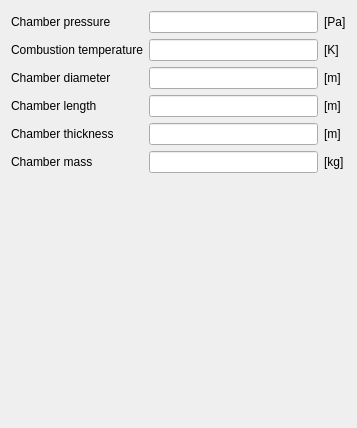
            <widget class="QWidget" name="scrollAreaWidgetContents_11">
             <property name="geometry">
              <rect>
               <x>0</x>
               <y>0</y>
               <width>357</width>
               <height>428</height>
              </rect>
             </property>
             <layout class="QGridLayout" name="gridLayout_8">
              <item row="3" column="1">
               <widget class="QLineEdit" name="line_Dc">
                <property name="readOnly">
                 <bool>true</bool>
                </property>
               </widget>
              </item>
              <item row="5" column="0">
               <widget class="QLabel" name="label_tc">
                <property name="text">
                 <string>Chamber thickness</string>
                </property>
               </widget>
              </item>
              <item row="3" column="2">
               <widget class="QLabel" name="label_m_8">
                <property name="text">
                 <string>[m]</string>
                </property>
               </widget>
              </item>
              <item row="4" column="0">
               <widget class="QLabel" name="label_Lc">
                <property name="text">
                 <string>Chamber length</string>
                </property>
               </widget>
              </item>
              <item row="7" column="0">
               <spacer name="verticalSpacer_6">
                <property name="orientation">
                 <enum>Qt::Vertical</enum>
                </property>
                <property name="sizeHint" stdset="0">
                 <size>
                  <width>20</width>
                  <height>177</height>
                 </size>
                </property>
               </spacer>
              </item>
              <item row="6" column="0">
               <widget class="QLabel" name="label_Mc">
                <property name="text">
                 <string>Chamber mass</string>
                </property>
               </widget>
              </item>
              <item row="0" column="0">
               <widget class="QLabel" name="label_Pc">
                <property name="text">
                 <string>Chamber pressure</string>
                </property>
               </widget>
              </item>
              <item row="2" column="1">
               <widget class="QLineEdit" name="line_Tc">
                <property name="readOnly">
                 <bool>true</bool>
                </property>
               </widget>
              </item>
              <item row="3" column="0">
               <widget class="QLabel" name="label_Dc">
                <property name="text">
                 <string>Chamber diameter</string>
                </property>
               </widget>
              </item>
              <item row="2" column="0">
               <widget class="QLabel" name="label__Tc">
                <property name="text">
                 <string>Combustion temperature</string>
                </property>
               </widget>
              </item>
              <item row="0" column="1">
               <widget class="QLineEdit" name="line_Pc">
                <property name="readOnly">
                 <bool>true</bool>
                </property>
               </widget>
              </item>
              <item row="4" column="1">
               <widget class="QLineEdit" name="line_Lc">
                <property name="readOnly">
                 <bool>true</bool>
                </property>
               </widget>
              </item>
              <item row="5" column="1">
               <widget class="QLineEdit" name="line_tc">
                <property name="readOnly">
                 <bool>true</bool>
                </property>
               </widget>
              </item>
              <item row="6" column="1">
               <widget class="QLineEdit" name="line_Mc">
                <property name="readOnly">
                 <bool>true</bool>
                </property>
               </widget>
              </item>
              <item row="0" column="2">
               <widget class="QLabel" name="label_Pa_6">
                <property name="text">
                 <string>[Pa]</string>
                </property>
               </widget>
              </item>
              <item row="2" column="2">
               <widget class="QLabel" name="label_K">
                <property name="text">
                 <string>[K]</string>
                </property>
               </widget>
              </item>
              <item row="4" column="2">
               <widget class="QLabel" name="label_m_9">
                <property name="text">
                 <string>[m]</string>
                </property>
               </widget>
              </item>
              <item row="5" column="2">
               <widget class="QLabel" name="label_m_10">
                <property name="text">
                 <string>[m]</string>
                </property>
               </widget>
              </item>
              <item row="6" column="2">
               <widget class="QLabel" name="label_kg_4">
                <property name="text">
                 <string>[kg]</string>
                </property>
               </widget>
              </item>
             </layout>
            </widget>
